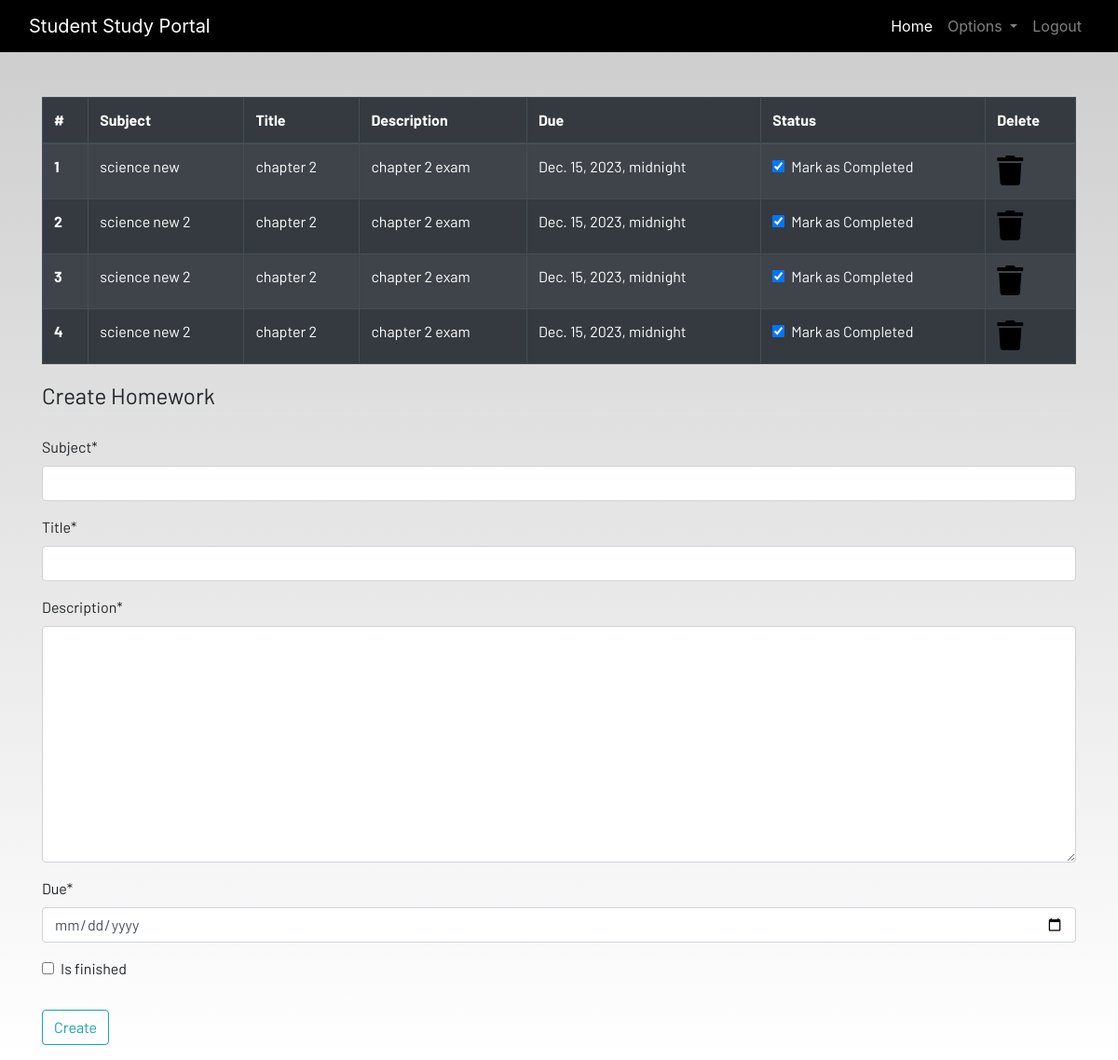
/homework/ (signed in), run on an earlier commit of the app's database.
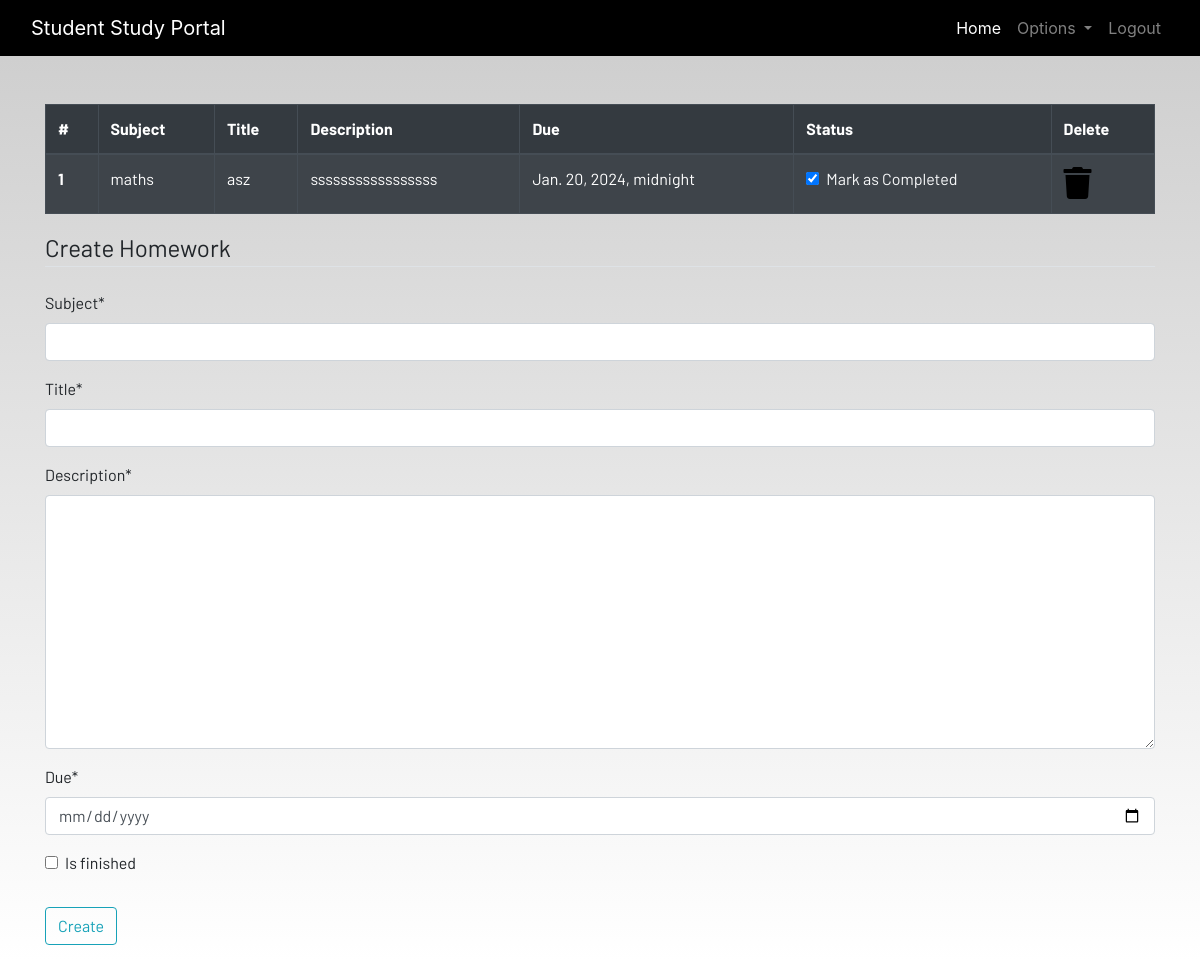
And on a later commit of the database.
### dashboard/models.py (models this page shows, shortened)
class Homework(models.Model):
    user = models.ForeignKey(User,on_delete=models.CASCADE)
    subject = models.CharField(max_length=100)
    title = models.CharField(max_length=100)
    description = models.TextField()
    due = models.DateTimeField()
    is_finished = models.BooleanField(default=False)

### dashboard/views.py (the view)
# urls.py: path('homework/',views.homework,name='homework'),
@login_required
def homework(request):
    if request.method == 'POST':
        form = HomeworkForm(request.POST)
        if form.is_valid():
            try:
                finished = request.POST['is_finished']
                if finished == 'on':
                    finished = True
                else:
                    finished = False
            except:
                finished = False
            homework = Homework(user=request.user,subject=request.POST['subject'],title=request.POST['title'],description=request.POST['description'],due=request.POST['due'],is_finished= finished)
            homework.save()
        messages.success(request,f"Homework added from {request.user.username} successfully!")
    else:
        form = HomeworkForm
    homework = Homework.objects.filter(user=request.user)
    context = {'homeworks':homework,'form':form}
    return render(request,'homework.html',context)

### templates/homework.html (shortened to what this page needs)
{% extends 'base.html' %}
{% load static %}
{% load crispy_forms_tags %}
{% block content %}
<div class="container">
    <table class="table table-striped table-bordered table-hover table-dark">
        <thead>
            <tr>
                <th scope="col">#</th>
                <th scope="col">Subject</th>
                <th scope="col">Title</th>
                <th scope="col">Description</th>
                <th scope="col">Due</th>
                <th scope="col">Status</th>
                <th scope="col">Delete</th>
            </tr>
        </thead>
        <tbody>
            {% for homework in homeworks %}
            <tr>
                <th scope="row">{{forloop.counter}}</th>
                <td>{{homework.subject}}</td>
                <td>{{homework.title}}</td>
                <td>{{homework.description}}</td>
                <td>{{homework.due}}</td>
                <td>
                    <a href="{% url 'dashboard:update_homework' homework.id %}">
                        <div class="form-check">
                            {% if homework.is_finished == True %}
                            <input class="form-check-input" type="checkbox" value="" checked>
                            {% else %}
                            <input class="form-check-input" type="checkbox" value="" >
                            {% endif %}
                            <label class="form-check-label text-light" for="flexCheckDefault">
                                Mark as Completed
                            </label>
                        </div>
                    </a>
                </td>
                <td><a href="{% url 'dashboard:delete_homework' homework.id %}"><i class="fa fa-trash fa-2x"></i></a></td>
            </tr>
            {% endfor %}
        </tbody>
    </table>
</div>
<div class=" container">
    <form method="POST">
        <fieldset class="form-group">
            <legend class="border-bottom mb-4">Create Homework</legend>
            {{form|crispy}}
        </fieldset>
        <div class="form-group">
            <button href="" class="btn btn-outline-info" type="submit">
                Create
            </button>
        </div>
    </form>
</div>
{% endblock content %}

### templates/base.html (shortened to what this page needs)
<!DOCTYPE html>
{% load static %}
<html lang="en">
<head>
  <link rel="stylesheet" href="https://stackpath.bootstrapcdn.com/bootstrap/4.3.1/css/bootstrap.min.css"
 />
  <link rel="stylesheet" href="https://use.fontawesome.com/releases/v5.7.2/css/all.css"
 />
  <link rel="stylesheet" href="{% static 'css/main.css' %}" />
</head>
<body>
  <header>
    <nav class="navbar navbar-expand-lg navbar-dark bg-dark">
      <div class="container-fluid">
        <a class="navbar-brand" href="{% url 'dashboard:home' %}">Student Study Portal</a>
        <div class="collapse navbar-collapse justify-content-end" id="navbarSupportedContent">
          <ul class="navbar-nav mb-2 mb-lg-0">
            <li class="nav-item">
              <a class="nav-link active" aria-current="page" href="{% url 'dashboard:home' %}">Home</a>
            </li>
            {% if user.is_authenticated %}
            <li class="nav-item dropdown">
              <a class="nav-link dropdown-toggle" href="#" id="navbarDropdown" role="button" data-toggle="dropdown"
                aria-haspopup="true" aria-expanded="false">
                Options
              </a>
            </li>
            <li class="nav-item">
              <a class="nav-link" href="{% url 'dashboard:logout' %}">Logout</a>
            </li>
            {% endif %}
          </ul>
        </div>
      </div>
    </nav>
  </header>
  <br /><br />
  <main>
    {% block content %}
    {% endblock content %}
  </main>
</body>
</html>

### static/css/main.css (style rules this page uses)
html { scroll-behavior: smooth; height: 100%; width: 100%; }
main { font-family: Barlow, Quicksand, Rubik, sans-serif, serif, 'Times New Roman', Times, serif !important; }
.navbar { background-color: rgb(0, 0, 0) !important; }
a { text-decoration: none !important; color: black; }
html, body { max-width: 100%; overflow-x: hidden; height: 100%; width: 100%; }
body { background: linear-gradient(rgba(0, 0, 0, 0.2), rgba(255, 255, 255, 0.5)); overflow-x: hidden; background-repeat: no-repeat; }
.fa { color: black; }

What changed in the data, as far as the page shows it:
removed Homework: subject "science new", title "chapter 2", description "chapter 2 exam", due "Dec. 15, 2023, midnight"
removed Homework: subject "science new 2", title "chapter 2", description "chapter 2 exam", due "Dec. 15, 2023, midnight"
removed Homework: subject "science new 2", title "chapter 2", description "chapter 2 exam", due "Dec. 15, 2023, midnight"
removed Homework: subject "science new 2", title "chapter 2", description "chapter 2 exam", due "Dec. 15, 2023, midnight"
added Homework: subject "maths", title "asz", description "sssssssssssssssss", due "Jan. 20, 2024, midnight"
